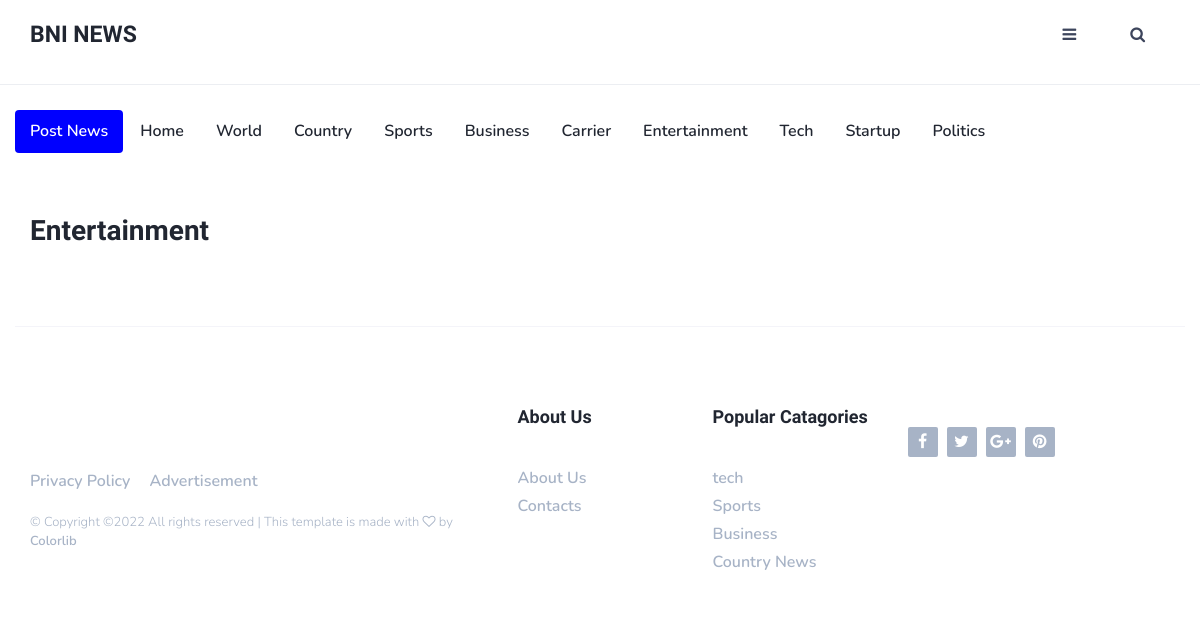
Page /category/Entertainment/ on the earlier database version.
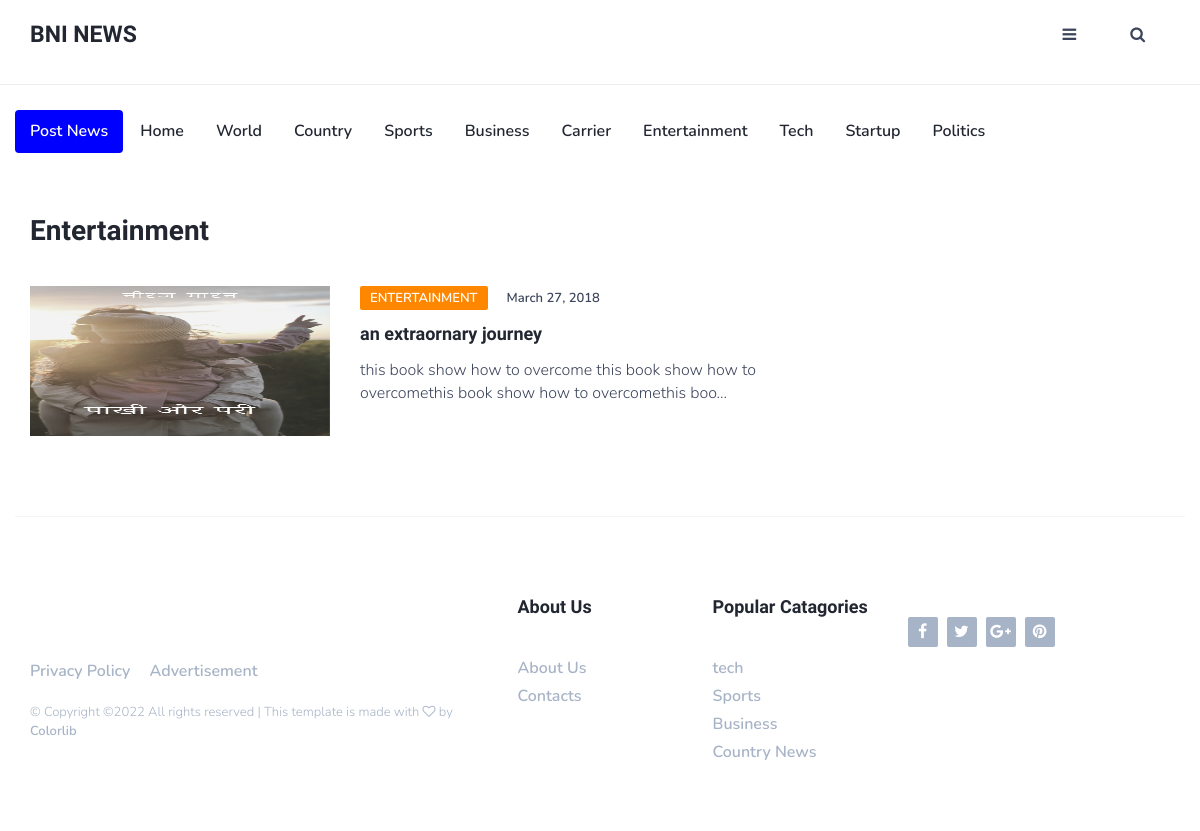
Same page on the later database version.
### news_app/models.py (models this page shows, shortened)
class Country(models.Model):
    author = models.ForeignKey(User, on_delete=models.CASCADE,default=1 )
    image = models.ImageField(upload_to='pics_country', null=True)
    heading = models.CharField(max_length=100)
    title=models.CharField(max_length=500)
    slug = models.SlugField(max_length=40, default=True)
    content = models.TextField()
    date_time = models.DateTimeField(default=datetime.datetime.now())
    category = models.CharField(max_length=20, choices=CATEGORY_CHOICES)

### news_app/views.py (the view)
# urls.py: path('category/<str:cats>/', CategoryView, name='category'),
def CategoryView(request, cats):
    category_posts = Country.objects.filter(category=cats)
    return render(request, 'news_app/categories.html', {'cats':cats, 'category_posts':category_posts})

### templates/news_app/categories.html
{% extends 'news_app/base.html'%}
{% block content %}
<div class="row">
    <div class="col-md-8">
        <div class="row">
            <div class="col-md-12">
                <div class="section-title">
                    <h2>{{cats}}</h2>
                </div>
            </div>
            {% for post in category_posts %}
            <div class="col-md-12">
                <div class="post post-row">
                    <a class="post-img" href=""><img src="{{ post.image.url }}" alt="" width='150px' height='150px'></a>
                    <div class="post-body">
                        <div class="post-meta">
                            <a class="post-category cat-2">{{post.category}}</a>
                            <span class="post-date">March 27, 2018</span>
                        </div>
                        <h3 class="post-title"><a href="{% url 'country-detail' post.pk %}">{{post.title}}</a></h3>
                        <p>{{post.content|truncatechars:100 }}</p>
                    </div>
                </div>
            </div>
            {% endfor %}
        </div>
    </div>
</div>
{% endblock %}

Differences in the rows shown:
added Country: category "Entertainment", image (picture), category "ENTERTAINMENT", title "an extraornary journey", content "this book show how to overcome this book show how to overcomethis book show how to overcomethis boo…"
Other differences:
{{ cats }}: "Entertainment" → (not shown)
